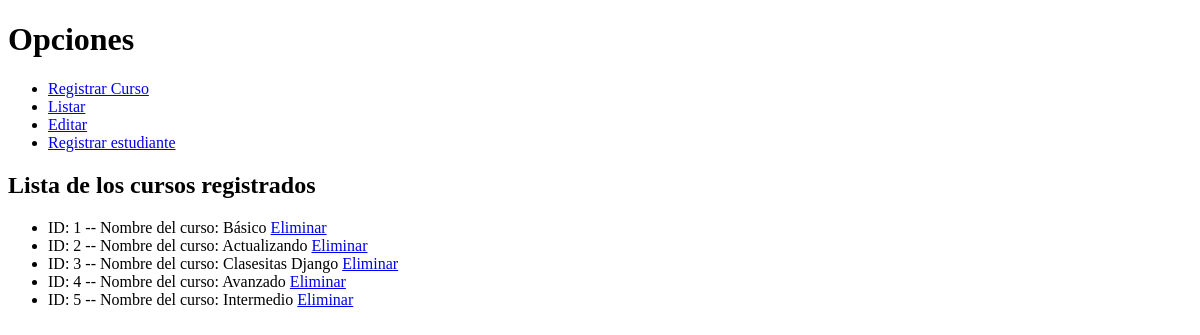
Before: /relaciones/listar_cursos/ with the older database file.
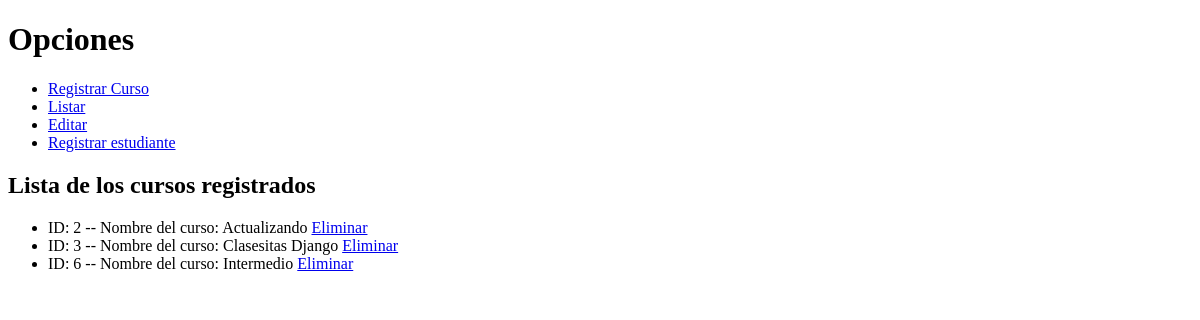
After: the same page with the newer database file.
### relacionesDjango/models.py (models this page shows)
class Curso(models.Model):
    OPCIONES_MATERIAS = [
        ("Programación", "Opción 1"),
        ("Comunicacion", "Opción 2"),
        ("Diseño", "Opción3"),
    ]
    curso_nombre = models.CharField(max_length=50)
    descripcion = models.CharField(max_length=100)
    materia = models.CharField(choices=OPCIONES_MATERIAS, max_length=50)

### relacionesDjango/views.py (the view)
# urls.py: path('listar_cursos/', views.listar_cursos, name="listar_cursos"),
def listar_cursos(request):
    obtener_cursos = Curso.objects.all()
    return render(request, 'listar_cursos.html', {
        'lista_cursos': obtener_cursos
    })

### templates/listar_cursos.html
{% extends "layouts/app.html" %}
{% block content %}
<h2>Lista de los cursos registrados</h2>
<ul>
    {% for curso in lista_cursos %}
    <li>
        ID: {{ curso.id }} -- Nombre del curso: {{ curso.curso_nombre }}
        <a href="{% url "eliminar_curso" curso.id  %}">Eliminar</a>
    </li>
    {% endfor %}
</ul>
{% endblock content %}

### templates/layouts/app.html (shortened to what this page needs)
<!DOCTYPE html>
<html lang="en">
<head>
</head>
<body>
    <header>
        {% include "layouts/partials/texto_encabezado.html" %}
        {% include "layouts/partials/menu.html" %}
    </header>
    <main class="principal">
        {% block content %}{% endblock content %}
    </main>
</body>
</html>

### templates/layouts/partials/texto_encabezado.html
<h1>Opciones</h1>

### templates/layouts/partials/menu.html
<nav>
    <ul>
        <li>
            <a href={% url "mostrar_registrar" %}>Registrar Curso</a>
        </li>
        <li>
            <a href="{% url 'listar_cursos' %}">Listar</a>
        </li>
        <li>
            <a href="{% url "mostrar_editar" %}">Editar</a>
        </li>
        <li>
            <a href="{% url "mostrar_registrar_estudiante" %}">Registrar estudiante</a>
        </li>
    </ul>
</nav>

Changed rows visible on the page:
removed Curso: id "1", curso_nombre "Básico"
removed Curso: id "4", curso_nombre "Avanzado"
removed Curso: id "5", curso_nombre "Intermedio"
added Curso: id "6", curso_nombre "Intermedio"
